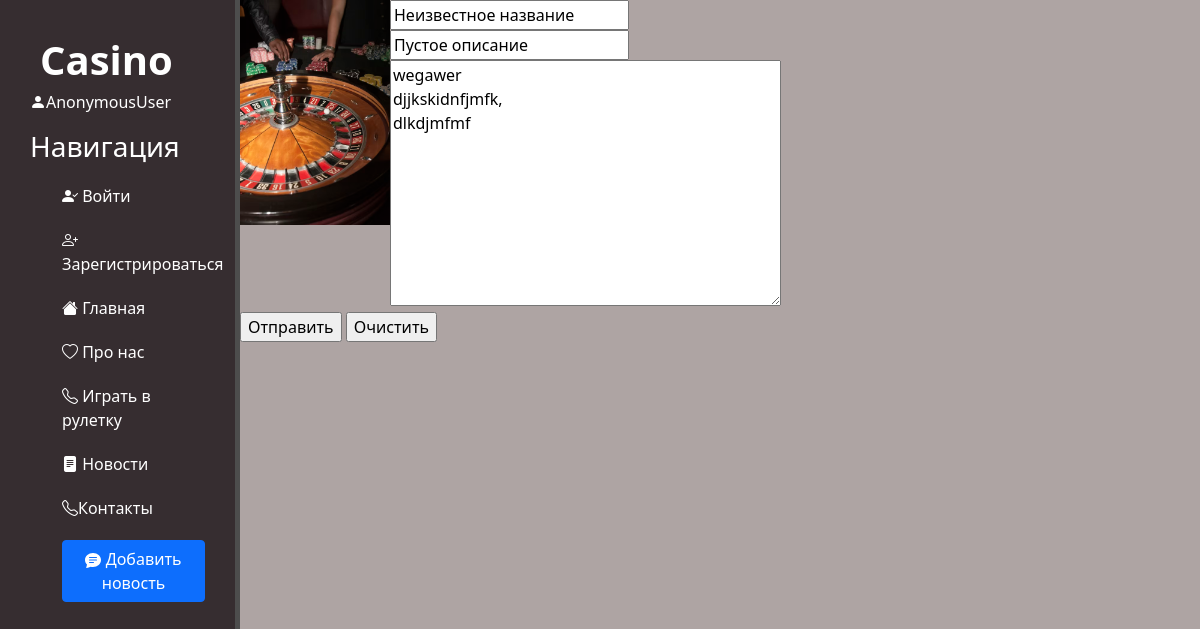
Page /news/4/update on the committed database.
### news/models.py (models this page shows, shortened)
class Articles(models.Model): # создаем поля, которык будут полями в таблице
    title = models.CharField('Название', max_length=50, default='Неизвестное название')
    anons = models.CharField('Анонс', max_length=250, default='Пустое описание') #максимум символов в charfield - 250 символов
    full_text = models.TextField('Статья')
    date = models.DateTimeField(auto_now_add=True)
    class Meta:
        verbose_name = 'Новость'
        verbose_name_plural = 'Новости'

### news/views.py (the view)
# urls.py: path('<int:pk>/update', views.NewsUpdateView.as_view(), name='news-update'),
class NewsUpdateView(UpdateView):
    model = Articles
    template_name = 'news/create.html'
    fields = ['title', 'anons', 'full_text']

### news/templates/news/create.html (shortened to what this page needs)
{% extends 'main/layout.html' %}
{% block content %}
    <div class = "features">
        <form name="test" method="post">
            {% for elem in form %}
                {{elem}} <br>
            {% endfor %}
            <p><input type="submit" value="Отправить">
            <input type="reset" value="Очистить"></p>
        </form>
    </div>
{%endblock%}

### main/static/main/css/main.css (style rules this page uses)
body { background: #aea4a3; }

### rows in the picture
Articles: form "Неизвестное название" "Пустое описание" "wegawer djjkskidnfjmfk, dlkdjmfmf"

### other values in the picture
{{ user }} "AnonymousUser"
